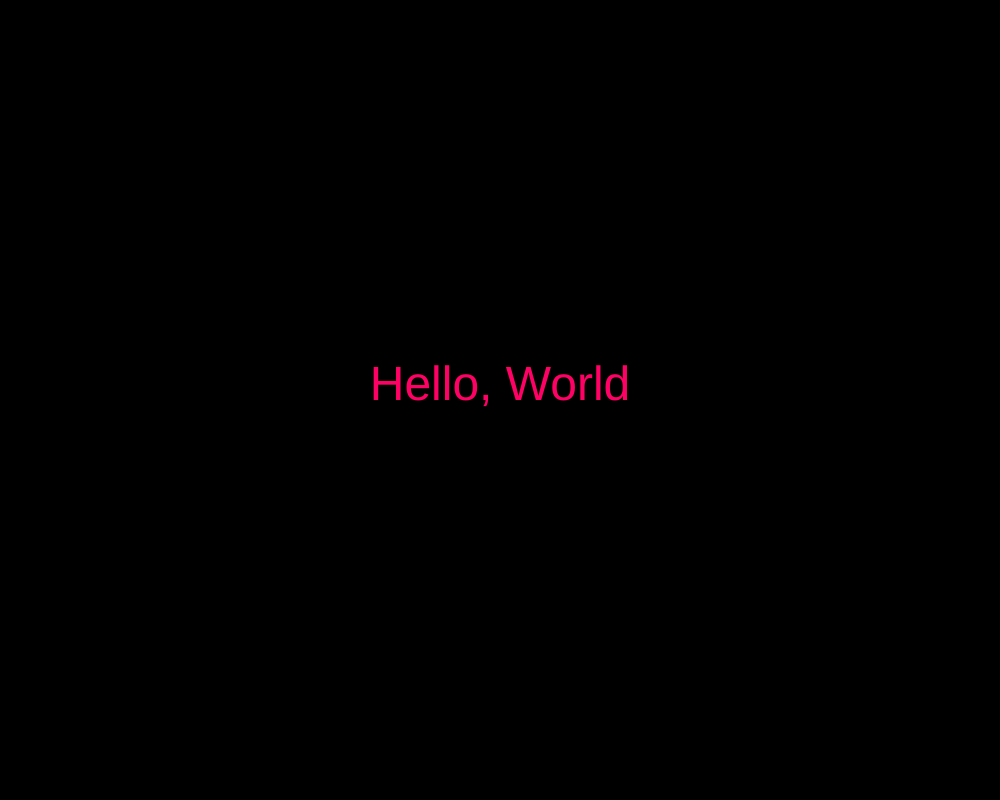
Frame 1 (no input)
Frame 60 (no input): identical to frame 1, image omitted
Frame 120 (the mouse pressed at the canvas centre since frame 60): identical to frame 1, image omitted

The p5.js sketch that drew this single still picture (run headless with seeded random() and noise() and a simulated clock; from frame 60 on, the mouse is pressed at the canvas centre):

// p5.js sketch
// ── sketch.js

// Setup code goes here
function setup() {
  createCanvas(1000, 800);

  textSize(48);
  textAlign(CENTER);
 }


// Draw code goes here
function draw() {
  background(0);

  fill(255,0,100);
  text('Hello, World', width/2, height/2);
}
